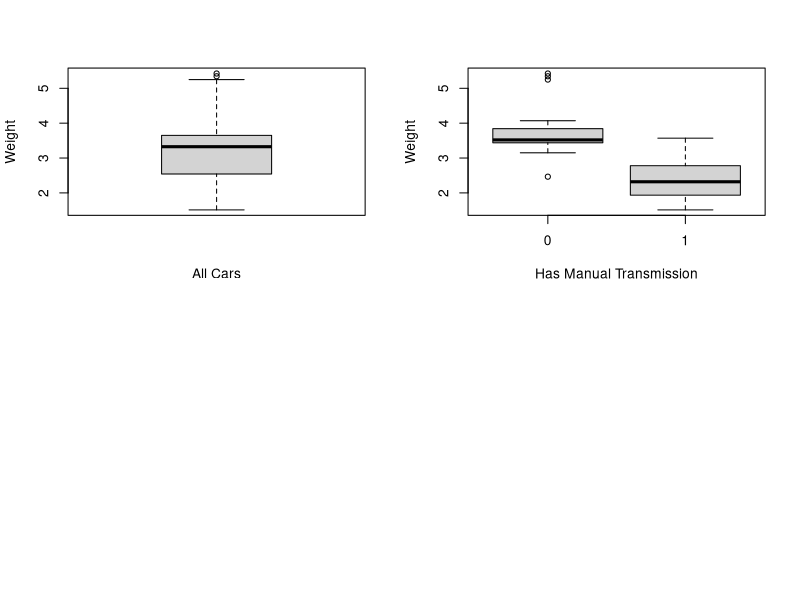
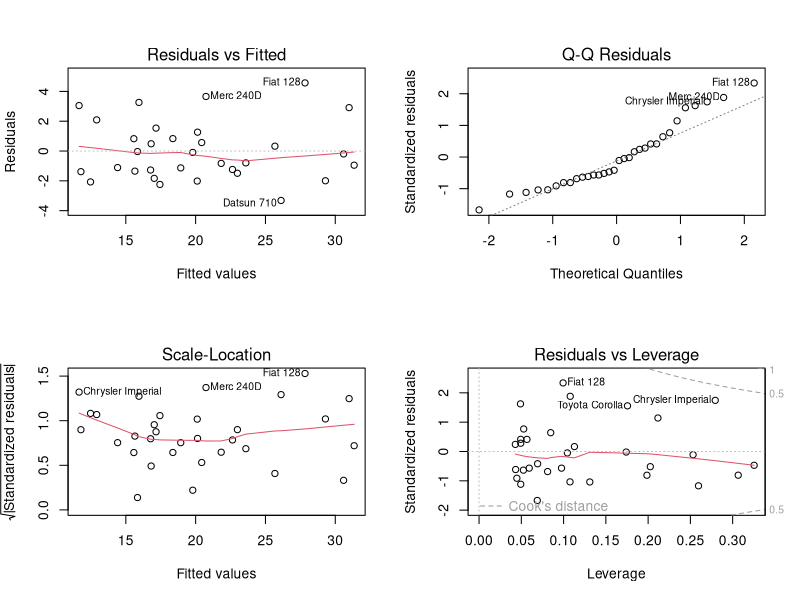

Write the R code that produced these figures, in order.
## ---- chunk 1
require(car)
require(lmtest)
options(width=120)
## ---- chunk 2

mtcars1<-mtcars
mtcars1$vs<-factor(mtcars$vs)
mtcars1$am<-factor(mtcars$am)
mtcars1$disp<-mtcars$disp-mean(mtcars$disp)
mtcars1$hp<-mtcars$hp-mean(mtcars$hp)
mtcars1$drat<-mtcars$drat-mean(mtcars$drat)
mtcars1$wt<-mtcars$wt-mean(mtcars$wt)
mtcars1$qsec<-mtcars$qsec-mean(mtcars$qsec)
## ---- chunk 3
fit1 <- lm(mpg ~ am + wt, data=mtcars1)
fit2 <- lm(mpg ~ am + wt + qsec, data=mtcars1)
fit3 <- lm(mpg ~ am + wt + hp, data=mtcars1)
fit4 <- lm(mpg ~ am + wt + qsec+hp, data=mtcars1)
## ---- chunk 4
bestfit<-lm(mpg~wt+am:wt+qsec,data=mtcars1)
## ---- chunk 5
summary(fit2)$coefficients; summary(bestfit)$coefficients;
## ---- chunk 6
c(fit2.am1=qt(0.975, 28)*summary(fit2)$coefficients[2,2], bestfit.wtam1=qt(0.975, 28)*summary(bestfit)$coefficients[4,2])
## ---- chunk 7
cor(mtcars)
## ---- chunk 8
par(mfrow=c(2,2));
boxplot(mtcars$wt, xlab="All Cars", ylab="Weight")
boxplot(wt~am,data=mtcars,xlab="Has Manual Transmission", ylab="Weight")
## ---- chunk 9
summary(fit1)$coefficients[,4]; summary(fit2)$coefficients[,4]; summary(fit3)$coefficients[,4];
## ---- chunk 10
summary(fit4)$coefficients[,4]
c(summary(fit1)$adj.r.squared,summary(fit2)$adj.r.squared,summary(fit3)$adj.r.squared,summary(fit4)$adj.r.squared)
## ---- chunk 11
vif(fit1);vif(fit2);vif(fit3);vif(fit4)
## ---- chunk 12
par(mfrow=c(2,2)); plot(bestfit)
